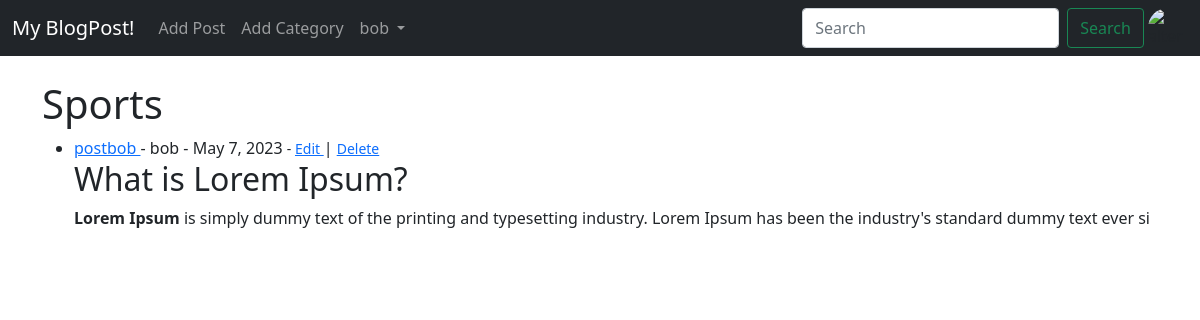
The app's page /category/sports (signed in) with its own data.
### blog/models.py (models this page shows, shortened)
class Post(models.Model):
    title = models.CharField(max_length=255)
    header_image = models.ImageField(null= True, blank= True, upload_to="images/")
    title_tag = models.CharField(max_length=255)
    author = models.ForeignKey(User, on_delete=models.CASCADE)
    body = RichTextField(blank=True, null=True)
    post_date = models.DateField(auto_now_add=True)
    category = models.CharField(max_length=255, default='coding')
    snippet = models.CharField(max_length=255)
    likes = models.ManyToManyField(User,related_name='blog_post')

### blog/views.py (the view)
# urls.py: path('category/<str:cats>',CategoryView,name="category"),
def CategoryView(request,cats):
    category_post = Post.objects.filter(category=cats.replace('-',' '))
    return render(request,'category.html',{'cats':cats.title().replace('-',' '), 'category_post':category_post})

### templates/category.html
{% extends 'base.html' %}
{% block content %}
{% if category_post %}
<h1>{{ cats }} </h1>
<ul>
{% for post in category_post %}
    <li><a href="{% url 'article_details' post.pk %}"> {{ post.title }} </a>-  {{ post.author.first_name }}
        {{ post.author.last_name }} - {{ post.post_date }}
        <small>
            {% if user.is_authenticated %}
              {% if user.id == post.author.id %}
            - <a href="{% url 'update_post' post.pk %}">Edit </a></small> |
        <small> <a href="{% url 'delete_post' post.pk %}">Delete </a>
{% endif %}
        {% endif %}
        </small>  <br>
        {{ post.body|slice:":200"|safe }}</li>
{% endfor %}
</ul>
{% else %}
<h2>Sorry this page does not exist....</h2>
{% endif %}
{% endblock %}

### templates/base.html (shortened to what this page needs)
<!doctype html>
<html lang="en">
  <head>
    <link href="https://cdn.jsdelivr.net/npm/bootstrap@5.0.2/dist/css/bootstrap.min.css" rel="stylesheet">
  </head>
  <body>
  <nav class="navbar navbar-expand-lg navbar-dark bg-dark">
  <div class="container-fluid">
    <a class="navbar-brand" href="{% url  'home' %}">My BlogPost!</a>
    <div class="collapse navbar-collapse" id="navbarSupportedContent">
      <ul class="navbar-nav me-auto mb-2 mb-lg-0">
        {% if user.is_authenticated %}
            <li class="nav-item">
                <a class="nav-link" href="{% url 'add_post' %}">Add Post</a>
            </li>
            <li class="nav-item">
                <a class="nav-link" href="{% url 'add_category' %}">Add Category </a>
            </li>
            <li class="nav-item dropdown">
                <a class="nav-link dropdown-toggle" href="#" id="navbarDropdown" role="button" data-bs-toggle="dropdown" aria-expanded="false">
                    {{ user.first_name }} {{ user.last_name }}
                </a>
            </li>
        {% endif %}
      </ul>
                     {% if user.is_authenticated %}
                        <ul class="navbar-nav ml-auto"><ul/>
                    {% endif %}
      <form class="d-flex" method="POST" action="{% url 'search-bar' %}">
        <input class="form-control me-2" type="search" placeholder="Search" aria-label="Search" name="searched">
        <button class="btn btn-outline-success" type="submit">Search</button>
          <td><img src="{{  post.author.profile.profile_pic.url   }}"  class="rounded-circle" width=40 height=40 alt="alter"></td>
      </form>
    </div>
  </div>
</nav>
  <br/>
  <div class="container">
   {% block content %}
   {% endblock %}
  </div>
  </body>
</html>

### records on screen
Post: category "Sports", title "postbob", author.first_name "bob", post_date "May 7, 2023", shows "Edit", body "What is Lorem Ipsum? Lorem Ipsum is simply dummy text of the printing and typesetting industry. Lorem Ipsum has been the industry's standard dummy text ever si"

### other values on screen
{{ user.first_name }} "bob"
